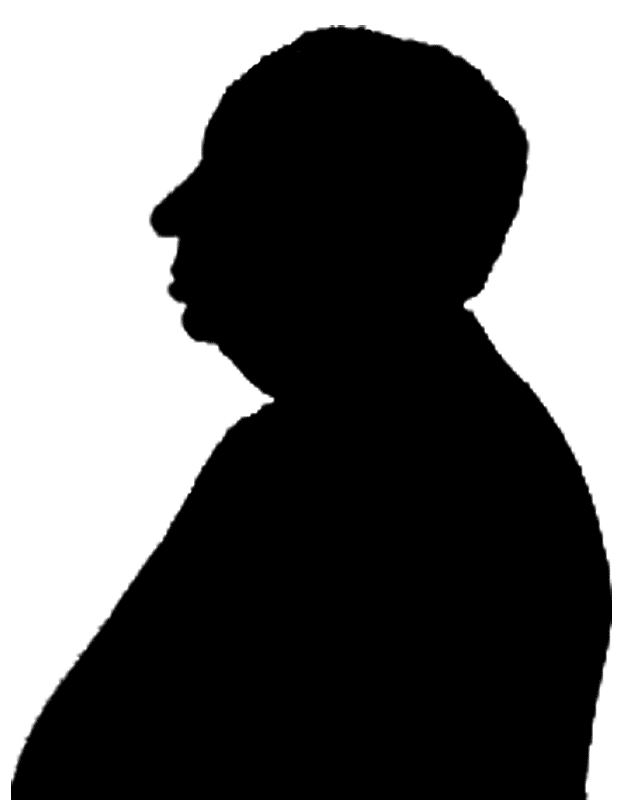
#> input picture TestImages/TestImages/hitchcock.png, 623 x 800 px, found by its file name
$ python exercise_s1a.py
#> lines starting #> are read from the running program, lines starting #| are printed output that depends on the picture
import cv2
import numpy as np
import matplotlib.pyplot as plt

def extract_contour(image_path, kernel_size=3, operation='erosion'):
    # 读取图像
#> called with image_path = 'TestImages/TestImages/hitchcock.png', kernel_size = 3, operation = 'erosion'
    image = cv2.imread(image_path, cv2.IMREAD_GRAYSCALE)
#> image is the input picture: shape (800, 623); min 0, max 255, mean 102.9
    if image is None:
        raise ValueError("无法读取输入图像，请检查路径")

    # 定义形态学核
    kernel = np.ones((kernel_size, kernel_size), np.uint8)

    # 选择形态学操作
    if operation == 'erosion':
        morphed = cv2.erode(image, kernel, iterations=1)
    elif operation == 'dilation':
        morphed = cv2.dilate(image, kernel, iterations=1)
    else:
        raise ValueError("operation 只能是 'erosion' 或 'dilation'")

    # 计算轮廓
    contour = cv2.absdiff(image, morphed)
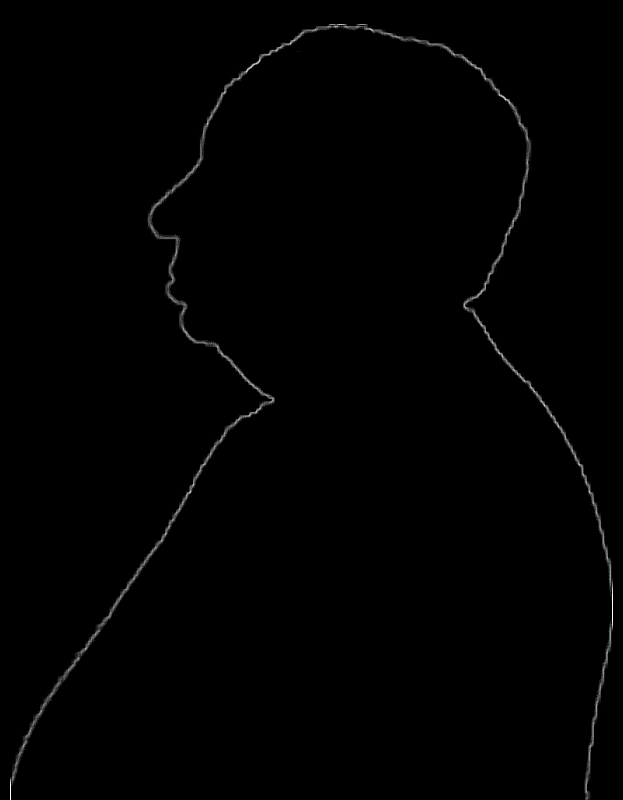
#> contour: shape (800, 623); min 0, max 255, mean 1.3

    # 显示结果
    plt.figure(figsize=(12, 6))
    plt.subplot(1, 3, 1), plt.imshow(image, cmap='gray'), plt.title('Original Image')
    plt.subplot(1, 3, 2), plt.imshow(morphed, cmap='gray'), plt.title(f'{operation.capitalize()} Result')
    plt.subplot(1, 3, 3), plt.imshow(contour, cmap='gray'), plt.title('Extracted Contour')
    plt.show()
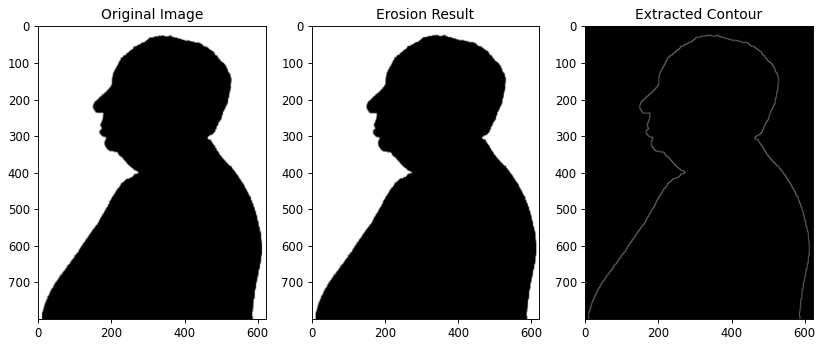
#> figure drawn by matplotlib, 3 panels

    return contour

# 示例调用
contour_img = extract_contour("TestImages/TestImages/hitchcock.png", kernel_size=3, operation='erosion')

$ run again, with TestImages/TestImages/coffee_markers.png copied over TestImages/TestImages/hitchcock.png
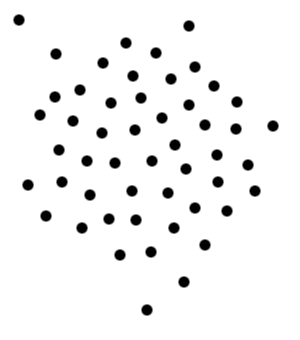
#> input picture TestImages/TestImages/coffee_markers.png, 300 x 340 px, found by its file name
#> in extract_contour, image is the input picture: shape (340, 300); min 0, max 255, mean 242.8
#> in extract_contour, `contour = cv2.absdiff(image, morphed)`:
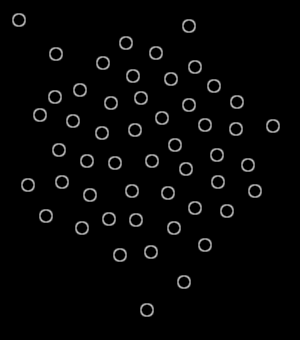
#> contour: shape (340, 300); min 0, max 191, mean 6.1
#> in extract_contour, `plt.show()`:
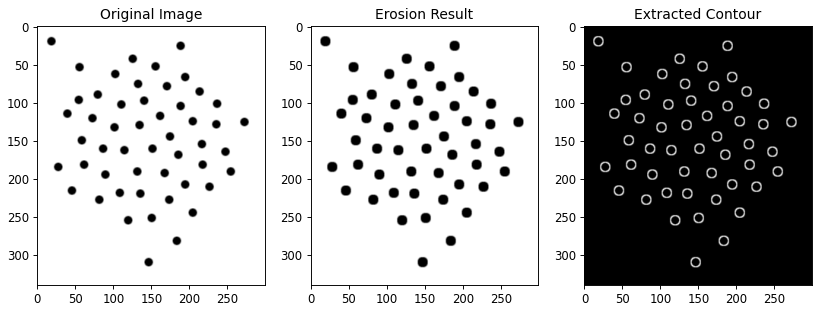
#> figure drawn by matplotlib, 3 panels
